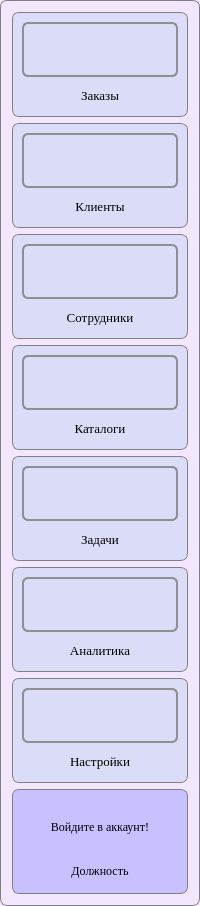
    <widget class="QFrame" name="frame">
     <property name="styleSheet">
      <string notr="true">QFrame {
	background-color: #f2e7ff;
	border: 1px solid grey;
	border-radius: 7px;
}</string>
     </property>
     <property name="frameShape">
      <enum>QFrame::StyledPanel</enum>
     </property>
     <property name="frameShadow">
      <enum>QFrame::Raised</enum>
     </property>
     <layout class="QGridLayout" name="gridLayout_7">
      <item row="0" column="0">
       <widget class="QFrame" name="frame_5">
        <property name="minimumSize">
         <size>
          <width>130</width>
          <height>105</height>
         </size>
        </property>
        <property name="styleSheet">
         <string notr="true">QFrame {
	background-color: #dbdcf7;
	border: 1px solid grey;
	border-radius: 7px;
}</string>
        </property>
        <property name="frameShape">
         <enum>QFrame::StyledPanel</enum>
        </property>
        <property name="frameShadow">
         <enum>QFrame::Raised</enum>
        </property>
        <layout class="QGridLayout" name="gridLayout_4">
         <item row="0" column="0">
          <layout class="QVBoxLayout" name="verticalLayout_5">
           <item>
            <widget class="QPushButton" name="orderFormationButton">
             <property name="enabled">
              <bool>false</bool>
             </property>
             <property name="minimumSize">
              <size>
               <width>84</width>
               <height>55</height>
              </size>
             </property>
             <property name="maximumSize">
              <size>
               <width>16777215</width>
               <height>16777215</height>
              </size>
             </property>
             <property name="tabletTracking">
              <bool>false</bool>
             </property>
             <property name="focusPolicy">
              <enum>Qt::StrongFocus</enum>
             </property>
             <property name="acceptDrops">
              <bool>false</bool>
             </property>
             <property name="toolTip">
              <string>Открыть список заказов</string>
             </property>
             <property name="autoFillBackground">
              <bool>false</bool>
             </property>
             <property name="styleSheet">
              <string notr="true">QPushButton {
    border: 2px solid #8f8f91;
    border-radius: 6px;
    background-color: qlineargradient(x1: 0, y1: 0, x2: 0, y2: 1,
                                      stop: 0 #f6f7fa, stop: 1 #dadbde);
    min-width: 80px;
}

QPushButton:hover {
	background-color: #eaebee;
}

QPushButton:pressed {
        background-color: qlineargradient(x1: 0, y1: 0, x2: 0, y2: 1,
                                      stop: 0 #dadbde, stop: 1 #f6f7fa);
}

QPushButton:flat {
    border: none; /* no border for a flat push button */
}

QPushButton:default {
    border-color: #865edd; /* make the default button prominent */
}</string>
             </property>
             <property name="text">
              <string/>
             </property>
             <property name="icon">
              <iconset resource="../../images.qrc">
               <normaloff>:/images/orderFormation.png</normaloff>:/images/orderFormation.png</iconset>
             </property>
             <property name="iconSize">
              <size>
               <width>40</width>
               <height>40</height>
              </size>
             </property>
             <property name="autoDefault">
              <bool>false</bool>
             </property>
            </widget>
           </item>
           <item>
            <widget class="QLabel" name="label">
             <property name="minimumSize">
              <size>
               <width>0</width>
               <height>0</height>
              </size>
             </property>
             <property name="font">
              <font>
               <family>Georgia</family>
               <pointsize>10</pointsize>
              </font>
             </property>
             <property name="styleSheet">
              <string notr="true">*{
border: none;
}</string>
             </property>
             <property name="text">
              <string>Заказы</string>
             </property>
             <property name="alignment">
              <set>Qt::AlignCenter</set>
             </property>
            </widget>
           </item>
          </layout>
         </item>
        </layout>
       </widget>
      </item>
      <item row="1" column="0">
       <widget class="QFrame" name="frame_7">
        <property name="minimumSize">
         <size>
          <width>130</width>
          <height>105</height>
         </size>
        </property>
        <property name="styleSheet">
         <string notr="true">QFrame {
	background-color: #dbdcf7;
	border: 1px solid grey;
	border-radius: 7px;
}</string>
        </property>
        <property name="frameShape">
         <enum>QFrame::StyledPanel</enum>
        </property>
        <property name="frameShadow">
         <enum>QFrame::Raised</enum>
        </property>
        <layout class="QGridLayout" name="gridLayout_3">
         <item row="0" column="0">
          <layout class="QVBoxLayout" name="verticalLayout_6">
           <item>
            <widget class="QPushButton" name="clientsButton">
             <property name="enabled">
              <bool>false</bool>
             </property>
             <property name="minimumSize">
              <size>
               <width>84</width>
               <height>55</height>
              </size>
             </property>
             <property name="tabletTracking">
              <bool>false</bool>
             </property>
             <property name="focusPolicy">
              <enum>Qt::StrongFocus</enum>
             </property>
             <property name="acceptDrops">
              <bool>false</bool>
             </property>
             <property name="toolTip">
              <string>Открыть список клиентов</string>
             </property>
             <property name="autoFillBackground">
              <bool>false</bool>
             </property>
             <property name="styleSheet">
              <string notr="true">QPushButton {
    border: 2px solid #8f8f91;
    border-radius: 6px;
    background-color: qlineargradient(x1: 0, y1: 0, x2: 0, y2: 1,
                                      stop: 0 #f6f7fa, stop: 1 #dadbde);
    min-width: 80px;
}

QPushButton:hover {
	background-color: #eaebee;
}

QPushButton:pressed {
        background-color: qlineargradient(x1: 0, y1: 0, x2: 0, y2: 1,
                                      stop: 0 #dadbde, stop: 1 #f6f7fa);
}

QPushButton:flat {
    border: none; /* no border for a flat push button */
}

QPushButton:default {
    border-color: #865edd; /* make the default button prominent */
}</string>
             </property>
             <property name="text">
              <string/>
             </property>
             <property name="icon">
              <iconset resource="../../images.qrc">
               <normaloff>:/images/clients.png</normaloff>:/images/clients.png</iconset>
             </property>
             <property name="iconSize">
              <size>
               <width>50</width>
               <height>50</height>
              </size>
             </property>
             <property name="autoDefault">
              <bool>false</bool>
             </property>
            </widget>
           </item>
           <item>
            <widget class="QLabel" name="label_7">
             <property name="font">
              <font>
               <family>Georgia</family>
               <pointsize>10</pointsize>
              </font>
             </property>
             <property name="styleSheet">
              <string notr="true">*{
border: none;
}</string>
             </property>
             <property name="text">
              <string>Клиенты</string>
             </property>
             <property name="alignment">
              <set>Qt::AlignCenter</set>
             </property>
            </widget>
           </item>
          </layout>
         </item>
        </layout>
       </widget>
      </item>
      <item row="2" column="0">
       <widget class="QFrame" name="frame_10">
        <property name="minimumSize">
         <size>
          <width>130</width>
          <height>105</height>
         </size>
        </property>
        <property name="styleSheet">
         <string notr="true">QFrame {
	background-color: #dbdcf7;
	border: 1px solid grey;
	border-radius: 7px;
}</string>
        </property>
        <property name="frameShape">
         <enum>QFrame::StyledPanel</enum>
        </property>
        <property name="frameShadow">
         <enum>QFrame::Raised</enum>
        </property>
        <layout class="QGridLayout" name="gridLayout_2">
         <item row="0" column="0">
          <layout class="QVBoxLayout" name="verticalLayout_9">
           <item>
            <widget class="QPushButton" name="staffButton">
             <property name="enabled">
              <bool>false</bool>
             </property>
             <property name="minimumSize">
              <size>
               <width>84</width>
               <height>55</height>
              </size>
             </property>
             <property name="tabletTracking">
              <bool>false</bool>
             </property>
             <property name="focusPolicy">
              <enum>Qt::StrongFocus</enum>
             </property>
             <property name="acceptDrops">
              <bool>false</bool>
             </property>
             <property name="toolTip">
              <string>Открыть список сотрудников</string>
             </property>
             <property name="autoFillBackground">
              <bool>false</bool>
             </property>
             <property name="styleSheet">
              <string notr="true">QPushButton {
    border: 2px solid #8f8f91;
    border-radius: 6px;
    background-color: qlineargradient(x1: 0, y1: 0, x2: 0, y2: 1,
                                      stop: 0 #f6f7fa, stop: 1 #dadbde);
    min-width: 80px;
}

QPushButton:hover {
	background-color: #eaebee;
}

QPushButton:pressed {
        background-color: qlineargradient(x1: 0, y1: 0, x2: 0, y2: 1,
                                      stop: 0 #dadbde, stop: 1 #f6f7fa);
}

QPushButton:flat {
    border: none; /* no border for a flat push button */
}

QPushButton:default {
    border-color: #865edd; /* make the default button prominent */
}</string>
             </property>
             <property name="text">
              <string/>
             </property>
             <property name="icon">
              <iconset resource="../../images.qrc">
               <normaloff>:/images/serviceWorker.png</normaloff>:/images/serviceWorker.png</iconset>
             </property>
             <property name="iconSize">
              <size>
               <width>46</width>
               <height>46</height>
              </size>
             </property>
             <property name="autoRepeat">
              <bool>false</bool>
             </property>
             <property name="autoExclusive">
              <bool>false</bool>
             </property>
             <property name="autoDefault">
              <bool>false</bool>
             </property>
            </widget>
           </item>
           <item>
            <widget class="QLabel" name="label_10">
             <property name="font">
              <font>
               <family>Georgia</family>
               <pointsize>10</pointsize>
              </font>
             </property>
             <property name="styleSheet">
              <string notr="true">*{
border: none;
}</string>
             </property>
             <property name="text">
              <string>Сотрудники</string>
             </property>
             <property name="alignment">
              <set>Qt::AlignCenter</set>
             </property>
            </widget>
           </item>
          </layout>
         </item>
        </layout>
       </widget>
      </item>
      <item row="3" column="0">
       <widget class="QFrame" name="frame_6">
        <property name="minimumSize">
         <size>
          <width>130</width>
          <height>105</height>
         </size>
        </property>
        <property name="styleSheet">
         <string notr="true">QFrame {
	background-color: #dbdcf7;
	border: 1px solid grey;
	border-radius: 7px;
}</string>
        </property>
        <property name="frameShape">
         <enum>QFrame::StyledPanel</enum>
        </property>
        <property name="frameShadow">
         <enum>QFrame::Raised</enum>
        </property>
        <layout class="QGridLayout" name="gridLayout_5">
         <item row="0" column="0">
          <layout class="QVBoxLayout" name="verticalLayout_2">
           <item>
            <widget class="QPushButton" name="catalogueButton">
             <property name="enabled">
              <bool>false</bool>
             </property>
             <property name="minimumSize">
              <size>
               <width>84</width>
               <height>55</height>
              </size>
             </property>
             <property name="tabletTracking">
              <bool>false</bool>
             </property>
             <property name="focusPolicy">
              <enum>Qt::StrongFocus</enum>
             </property>
             <property name="acceptDrops">
              <bool>false</bool>
             </property>
             <property name="toolTip">
              <string>Открыть список запчастей</string>
             </property>
             <property name="autoFillBackground">
              <bool>false</bool>
             </property>
             <property name="styleSheet">
              <string notr="true">QPushButton {
    border: 2px solid #8f8f91;
    border-radius: 6px;
    background-color: qlineargradient(x1: 0, y1: 0, x2: 0, y2: 1,
                                      stop: 0 #f6f7fa, stop: 1 #dadbde);
    min-width: 80px;
}

QPushButton:hover {
	background-color: #eaebee;
}

QPushButton:pressed {
        background-color: qlineargradient(x1: 0, y1: 0, x2: 0, y2: 1,
                                      stop: 0 #dadbde, stop: 1 #f6f7fa);
}

QPushButton:flat {
    border: none; /* no border for a flat push button */
}

QPushButton:default {
    border-color: #865edd; /* make the default button prominent */
}</string>
             </property>
             <property name="text">
              <string/>
             </property>
             <property name="icon">
              <iconset resource="../../images.qrc">
               <normaloff>:/images/catalogue.png</normaloff>:/images/catalogue.png</iconset>
             </property>
             <property name="iconSize">
              <size>
               <width>40</width>
               <height>40</height>
              </size>
             </property>
             <property name="autoDefault">
              <bool>false</bool>
             </property>
            </widget>
           </item>
           <item>
            <widget class="QLabel" name="label_6">
             <property name="font">
              <font>
               <family>Georgia</family>
               <pointsize>10</pointsize>
              </font>
             </property>
             <property name="styleSheet">
              <string notr="true">*{
border: none;
}</string>
             </property>
             <property name="text">
              <string>Каталоги</string>
             </property>
             <property name="alignment">
              <set>Qt::AlignCenter</set>
             </property>
            </widget>
           </item>
          </layout>
         </item>
        </layout>
       </widget>
      </item>
      <item row="4" column="0">
       <widget class="QFrame" name="frame_8">
        <property name="minimumSize">
         <size>
          <width>130</width>
          <height>105</height>
         </size>
        </property>
        <property name="styleSheet">
         <string notr="true">QFrame {
	background-color: #dbdcf7;
	border: 1px solid grey;
	border-radius: 7px;
}</string>
        </property>
        <property name="frameShape">
         <enum>QFrame::StyledPanel</enum>
        </property>
        <property name="frameShadow">
         <enum>QFrame::Raised</enum>
        </property>
        <layout class="QGridLayout" name="gridLayout_6">
         <item row="0" column="0">
          <layout class="QVBoxLayout" name="verticalLayout_3">
           <item>
            <widget class="QPushButton" name="todolistButton">
             <property name="enabled">
              <bool>false</bool>
             </property>
             <property name="minimumSize">
              <size>
               <width>84</width>
               <height>55</height>
              </size>
             </property>
             <property name="tabletTracking">
              <bool>false</bool>
             </property>
             <property name="focusPolicy">
              <enum>Qt::StrongFocus</enum>
             </property>
             <property name="acceptDrops">
              <bool>false</bool>
             </property>
             <property name="toolTip">
              <string>Открыть список заданий</string>
             </property>
             <property name="autoFillBackground">
              <bool>false</bool>
             </property>
             <property name="styleSheet">
              <string notr="true">QPushButton {
    border: 2px solid #8f8f91;
    border-radius: 6px;
    background-color: qlineargradient(x1: 0, y1: 0, x2: 0, y2: 1,
                                      stop: 0 #f6f7fa, stop: 1 #dadbde);
    min-width: 80px;
}

QPushButton:hover {
	background-color: #eaebee;
}

QPushButton:pressed {
        background-color: qlineargradient(x1: 0, y1: 0, x2: 0, y2: 1,
                                      stop: 0 #dadbde, stop: 1 #f6f7fa);
}

QPushButton:flat {
    border: none; /* no border for a flat push button */
}

QPushButton:default {
    border-color: #865edd; /* make the default button prominent */
}</string>
             </property>
             <property name="text">
              <string/>
             </property>
             <property name="icon">
              <iconset resource="../../images.qrc">
               <normaloff>:/images/to-do-list.png</normaloff>:/images/to-do-list.png</iconset>
             </property>
             <property name="iconSize">
              <size>
               <width>40</width>
               <height>40</height>
              </size>
             </property>
             <property name="autoDefault">
              <bool>false</bool>
             </property>
            </widget>
           </item>
           <item>
            <widget class="QLabel" name="label_2">
             <property name="font">
              <font>
               <family>Georgia</family>
               <pointsize>10</pointsize>
              </font>
             </property>
             <property name="toolTipDuration">
              <number>-2</number>
             </property>
             <property name="styleSheet">
              <string notr="true">*{
border: none;
}</string>
             </property>
             <property name="text">
              <string>Задачи</string>
             </property>
             <property name="alignment">
              <set>Qt::AlignCenter</set>
             </property>
            </widget>
           </item>
          </layout>
         </item>
        </layout>
       </widget>
      </item>
      <item row="5" column="0">
       <widget class="QFrame" name="frame_2">
        <property name="minimumSize">
         <size>
          <width>130</width>
          <height>105</height>
         </size>
        </property>
        <property name="maximumSize">
         <size>
          <width>16777215</width>
          <height>16777215</height>
         </size>
        </property>
        <property name="styleSheet">
         <string notr="true">QFrame {
	background-color: #dbdcf7;
	border: 1px solid grey;
	border-radius: 7px;
}</string>
        </property>
        <property name="frameShape">
         <enum>QFrame::StyledPanel</enum>
        </property>
        <property name="frameShadow">
         <enum>QFrame::Raised</enum>
        </property>
        <layout class="QGridLayout" name="gridLayout">
         <item row="0" column="0">
          <layout class="QVBoxLayout" name="verticalLayout_4">
           <item>
            <widget class="QPushButton" name="analyticsButton">
             <property name="enabled">
              <bool>false</bool>
             </property>
             <property name="minimumSize">
              <size>
               <width>84</width>
               <height>55</height>
              </size>
             </property>
             <property name="tabletTracking">
              <bool>false</bool>
             </property>
             <property name="focusPolicy">
              <enum>Qt::StrongFocus</enum>
             </property>
             <property name="acceptDrops">
              <bool>false</bool>
             </property>
             <property name="toolTip">
              <string>Открыть аналитику</string>
             </property>
             <property name="autoFillBackground">
              <bool>false</bool>
             </property>
             <property name="styleSheet">
              <string notr="true">QPushButton {
    border: 2px solid #8f8f91;
    border-radius: 6px;
    background-color: qlineargradient(x1: 0, y1: 0, x2: 0, y2: 1,
                                      stop: 0 #f6f7fa, stop: 1 #dadbde);
    min-width: 80px;
}

QPushButton:hover {
	background-color: #eaebee;
}

QPushButton:pressed {
        background-color: qlineargradient(x1: 0, y1: 0, x2: 0, y2: 1,
                                      stop: 0 #dadbde, stop: 1 #f6f7fa);
}

QPushButton:flat {
    border: none; /* no border for a flat push button */
}

QPushButton:default {
    border-color: #865edd; /* make the default button prominent */
}</string>
             </property>
             <property name="text">
              <string/>
             </property>
             <property name="icon">
              <iconset resource="../../images.qrc">
               <normaloff>:/images/statistics.png</normaloff>:/images/statistics.png</iconset>
             </property>
             <property name="iconSize">
              <size>
               <width>40</width>
               <height>40</height>
              </size>
             </property>
             <property name="autoDefault">
              <bool>false</bool>
             </property>
            </widget>
           </item>
           <item>
            <widget class="QLabel" name="label_5">
             <property name="font">
              <font>
               <family>Georgia</family>
               <pointsize>10</pointsize>
              </font>
             </property>
             <property name="styleSheet">
              <string notr="true">*{
border:none;
}</string>
             </property>
             <property name="text">
              <string>Аналитика</string>
             </property>
             <property name="alignment">
              <set>Qt::AlignCenter</set>
             </property>
            </widget>
           </item>
          </layout>
         </item>
        </layout>
       </widget>
      </item>
      <item row="6" column="0">
       <widget class="QFrame" name="frame_4">
        <property name="minimumSize">
         <size>
          <width>130</width>
          <height>105</height>
         </size>
        </property>
        <property name="styleSheet">
         <string notr="true">QFrame {
	background-color: #dbdcf7;
	border: 1px solid grey;
	border-radius: 7px;
}</string>
        </property>
        <property name="frameShape">
         <enum>QFrame::StyledPanel</enum>
        </property>
        <property name="frameShadow">
         <enum>QFrame::Raised</enum>
        </property>
        <layout class="QGridLayout" name="gridLayout_8">
         <item row="0" column="0">
          <layout class="QVBoxLayout" name="verticalLayout_7">
           <item>
            <widget class="QPushButton" name="settingsButton">
             <property name="minimumSize">
              <size>
               <width>84</width>
               <height>55</height>
              </size>
             </property>
             <property name="tabletTracking">
              <bool>false</bool>
             </property>
             <property name="focusPolicy">
              <enum>Qt::StrongFocus</enum>
             </property>
             <property name="acceptDrops">
              <bool>false</bool>
             </property>
             <property name="toolTip">
              <string>Открыть настройки</string>
             </property>
             <property name="autoFillBackground">
              <bool>false</bool>
             </property>
             <property name="styleSheet">
              <string notr="true">QPushButton {
    border: 2px solid #8f8f91;
    border-radius: 6px;
    background-color: qlineargradient(x1: 0, y1: 0, x2: 0, y2: 1,
                                      stop: 0 #f6f7fa, stop: 1 #dadbde);
    min-width: 80px;
}

QPushButton:hover {
	background-color: #eaebee;
}

QPushButton:pressed {
        background-color: qlineargradient(x1: 0, y1: 0, x2: 0, y2: 1,
                                      stop: 0 #dadbde, stop: 1 #f6f7fa);
}

QPushButton:flat {
    border: none; /* no border for a flat push button */
}

QPushButton:default {
    border-color: #865edd; /* make the default button prominent */
}</string>
             </property>
             <property name="text">
              <string/>
             </property>
             <property name="icon">
              <iconset resource="../../images.qrc">
               <normaloff>:/images/settings.png</normaloff>:/images/settings.png</iconset>
             </property>
             <property name="iconSize">
              <size>
               <width>40</width>
               <height>40</height>
              </size>
             </property>
             <property name="autoDefault">
              <bool>false</bool>
             </property>
            </widget>
           </item>
           <item>
            <widget class="QLabel" name="label_8">
             <property name="font">
              <font>
               <family>Georgia</family>
               <pointsize>10</pointsize>
              </font>
             </property>
             <property name="styleSheet">
              <string notr="true">*{
border: none;
}</string>
             </property>
             <property name="text">
              <string>Настройки</string>
             </property>
             <property name="alignment">
              <set>Qt::AlignCenter</set>
             </property>
            </widget>
           </item>
          </layout>
         </item>
        </layout>
       </widget>
      </item>
      <item row="7" column="0">
       <widget class="QFrame" name="frame_13">
        <property name="minimumSize">
         <size>
          <width>130</width>
          <height>105</height>
         </size>
        </property>
        <property name="styleSheet">
         <string notr="true">QFrame {
	background-color: #c7c2ff;
	border: 1px solid grey;
	border-radius: 7px;
}</string>
        </property>
        <property name="frameShape">
         <enum>QFrame::StyledPanel</enum>
        </property>
        <property name="frameShadow">
         <enum>QFrame::Raised</enum>
        </property>
        <layout class="QGridLayout" name="gridLayout_16">
         <property name="leftMargin">
          <number>3</number>
         </property>
         <property name="topMargin">
          <number>0</number>
         </property>
         <property name="rightMargin">
          <number>3</number>
         </property>
         <property name="bottomMargin">
          <number>0</number>
         </property>
         <property name="spacing">
          <number>0</number>
         </property>
         <item row="0" column="0">
          <layout class="QVBoxLayout" name="verticalLayout">
           <property name="spacing">
            <number>0</number>
           </property>
           <item>
            <widget class="QPushButton" name="accountLogIn">
             <property name="focusPolicy">
              <enum>Qt::NoFocus</enum>
             </property>
             <property name="styleSheet">
              <string notr="true">QPushButton {
	border: 0px;
	background-color: transparent;
}</string>
             </property>
             <property name="text">
              <string/>
             </property>
             <property name="icon">
              <iconset resource="../../images.qrc">
               <normaloff>:/images/noUser.png</normaloff>:/images/noUser.png</iconset>
             </property>
             <property name="iconSize">
              <size>
               <width>60</width>
               <height>60</height>
              </size>
             </property>
             <property name="autoDefault">
              <bool>false</bool>
             </property>
            </widget>
           </item>
           <item>
            <widget class="QLabel" name="nameLabel">
             <property name="font">
              <font>
               <family>Georgia</family>
               <pointsize>9</pointsize>
              </font>
             </property>
             <property name="styleSheet">
              <string notr="true">QLabel {
	border: 0px;
	background-color: transparent;
}</string>
             </property>
             <property name="text">
              <string notr="true">Войдите в аккаунт!</string>
             </property>
             <property name="alignment">
              <set>Qt::AlignCenter</set>
             </property>
            </widget>
           </item>
           <item>
            <widget class="QLabel" name="positionLabel">
             <property name="font">
              <font>
               <family>Georgia</family>
               <pointsize>9</pointsize>
              </font>
             </property>
             <property name="cursor">
              <cursorShape>IBeamCursor</cursorShape>
             </property>
             <property name="styleSheet">
              <string notr="true">QLabel {
	border: 0px;
	background-color: transparent;
}</string>
             </property>
             <property name="text">
              <string notr="true">Должность</string>
             </property>
             <property name="alignment">
              <set>Qt::AlignCenter</set>
             </property>
            </widget>
           </item>
          </layout>
         </item>
        </layout>
       </widget>
      </item>
     </layout>
    </widget>
